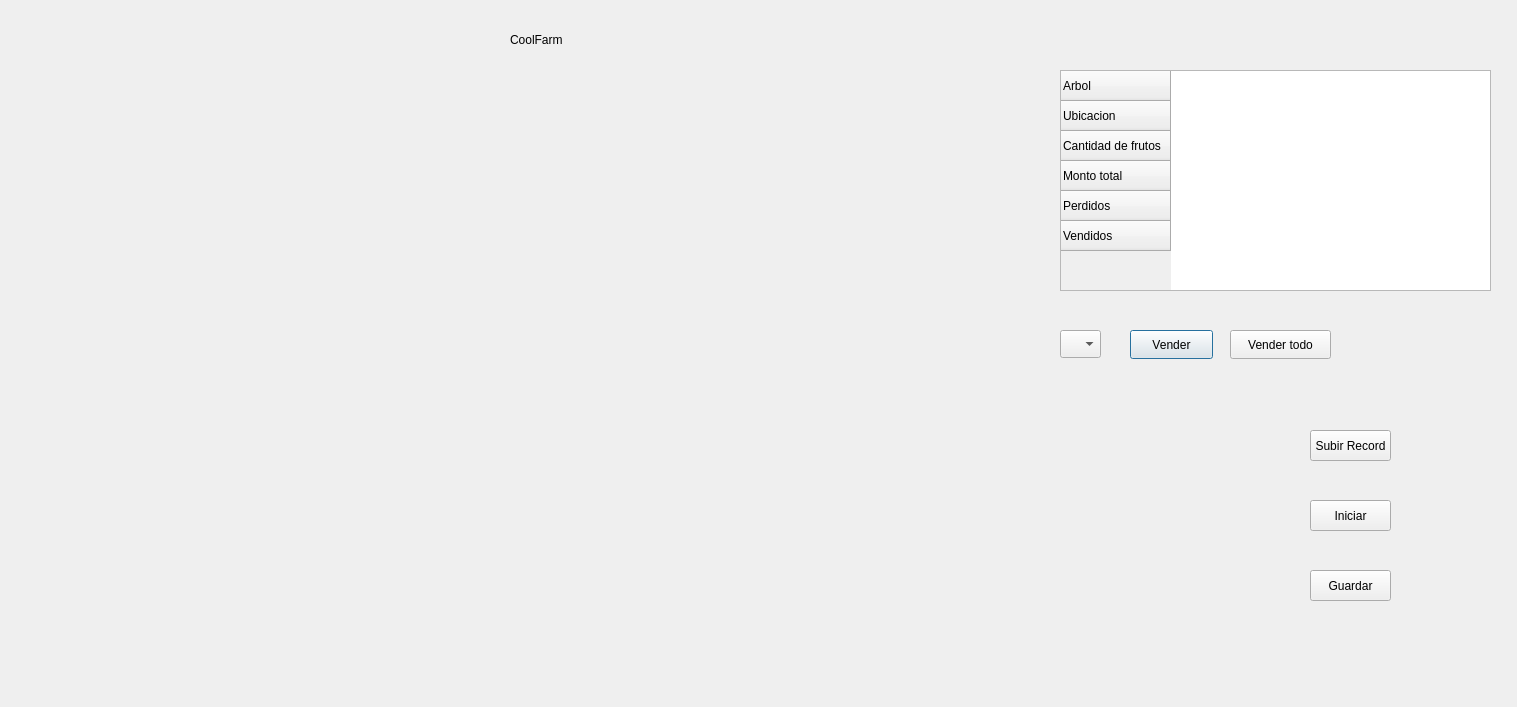
<?xml version="1.0" encoding="UTF-8"?>
<ui version="4.0">
 <class>Gamewindow</class>
 <widget class="QDialog" name="Gamewindow">
  <property name="geometry">
   <rect>
    <x>0</x>
    <y>0</y>
    <width>1517</width>
    <height>707</height>
   </rect>
  </property>
  <property name="windowTitle">
   <string>Dialog</string>
  </property>
  <widget class="QLabel" name="titleLabel">
   <property name="geometry">
    <rect>
     <x>510</x>
     <y>30</y>
     <width>63</width>
     <height>20</height>
    </rect>
   </property>
   <property name="text">
    <string>CoolFarm</string>
   </property>
  </widget>
  <widget class="QWidget" name="gridLayoutWidget">
   <property name="geometry">
    <rect>
     <x>30</x>
     <y>70</y>
     <width>991</width>
     <height>611</height>
    </rect>
   </property>
   <layout class="QGridLayout" name="gridLayout"/>
  </widget>
  <widget class="QLabel" name="granjeroLabel">
   <property name="geometry">
    <rect>
     <x>1080</x>
     <y>560</y>
     <width>71</width>
     <height>61</height>
    </rect>
   </property>
   <property name="text">
    <string/>
   </property>
  </widget>
  <widget class="QLabel" name="plagaLabel">
   <property name="geometry">
    <rect>
     <x>1060</x>
     <y>440</y>
     <width>151</width>
     <height>131</height>
    </rect>
   </property>
   <property name="text">
    <string/>
   </property>
  </widget>
  <widget class="QTableWidget" name="tabla">
   <property name="enabled">
    <bool>true</bool>
   </property>
   <property name="geometry">
    <rect>
     <x>1060</x>
     <y>70</y>
     <width>431</width>
     <height>221</height>
    </rect>
   </property>
   <row>
    <property name="text">
     <string>Arbol</string>
    </property>
   </row>
   <row>
    <property name="text">
     <string>Ubicacion</string>
    </property>
   </row>
   <row>
    <property name="text">
     <string>Cantidad de frutos</string>
    </property>
   </row>
   <row>
    <property name="text">
     <string>Monto total</string>
    </property>
   </row>
   <row>
    <property name="text">
     <string>Perdidos</string>
    </property>
   </row>
   <row>
    <property name="text">
     <string>Vendidos</string>
    </property>
   </row>
  </widget>
  <widget class="QLabel" name="ovejaLabel">
   <property name="geometry">
    <rect>
     <x>1240</x>
     <y>449</y>
     <width>81</width>
     <height>71</height>
    </rect>
   </property>
   <property name="text">
    <string/>
   </property>
  </widget>
  <widget class="QLabel" name="cuervoLabel">
   <property name="geometry">
    <rect>
     <x>1200</x>
     <y>570</y>
     <width>151</width>
     <height>131</height>
    </rect>
   </property>
   <property name="text">
    <string/>
   </property>
  </widget>
  <widget class="QLabel" name="label_mercado">
   <property name="geometry">
    <rect>
     <x>1060</x>
     <y>30</y>
     <width>251</width>
     <height>31</height>
    </rect>
   </property>
   <property name="font">
    <font>
     <pointsize>11</pointsize>
    </font>
   </property>
   <property name="text">
    <string/>
   </property>
  </widget>
  <widget class="QLabel" name="label_plata">
   <property name="geometry">
    <rect>
     <x>1310</x>
     <y>30</y>
     <width>171</width>
     <height>31</height>
    </rect>
   </property>
   <property name="font">
    <font>
     <pointsize>11</pointsize>
    </font>
   </property>
   <property name="text">
    <string/>
   </property>
  </widget>
  <widget class="QPushButton" name="pushButton">
   <property name="geometry">
    <rect>
     <x>1130</x>
     <y>330</y>
     <width>83</width>
     <height>29</height>
    </rect>
   </property>
   <property name="text">
    <string>Vender</string>
   </property>
  </widget>
  <widget class="QPushButton" name="pushButton_2">
   <property name="geometry">
    <rect>
     <x>1230</x>
     <y>330</y>
     <width>101</width>
     <height>29</height>
    </rect>
   </property>
   <property name="text">
    <string>Vender todo</string>
   </property>
  </widget>
  <widget class="QComboBox" name="comboBox">
   <property name="geometry">
    <rect>
     <x>1060</x>
     <y>330</y>
     <width>41</width>
     <height>28</height>
    </rect>
   </property>
  </widget>
  <widget class="QLabel" name="recordLabel">
   <property name="geometry">
    <rect>
     <x>1060</x>
     <y>370</y>
     <width>221</width>
     <height>311</height>
    </rect>
   </property>
   <property name="text">
    <string/>
   </property>
  </widget>
  <widget class="QPushButton" name="iniciarButton">
   <property name="geometry">
    <rect>
     <x>1310</x>
     <y>500</y>
     <width>81</width>
     <height>31</height>
    </rect>
   </property>
   <property name="text">
    <string>Iniciar</string>
   </property>
  </widget>
  <widget class="QPushButton" name="guardarButton">
   <property name="geometry">
    <rect>
     <x>1310</x>
     <y>570</y>
     <width>81</width>
     <height>31</height>
    </rect>
   </property>
   <property name="text">
    <string>Guardar</string>
   </property>
  </widget>
  <widget class="QPushButton" name="pushButton_3">
   <property name="geometry">
    <rect>
     <x>1310</x>
     <y>430</y>
     <width>81</width>
     <height>31</height>
    </rect>
   </property>
   <property name="text">
    <string>Subir Record</string>
   </property>
  </widget>
 </widget>
 <resources/>
 <connections/>
</ui>
